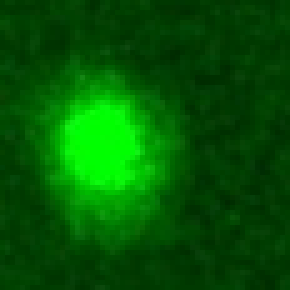
#> input picture lum_crop/010_lum_031.png, 58 x 58 px (shown 5 times larger); its folder holds only this picture in this run
$ python -i enhancer.py   (imports and definitions only)
#> lines starting #> are read from the running program, lines starting #| are printed output that depends on the picture


import os
import numpy as np
import cv2
from matplotlib import pyplot as plt

# [1 line not run here, left out]

def enhance_contrast(image_matrix, bins=256):
    image_flattened = image_matrix.flatten()
    image_hist = np.zeros(bins)

    # frequency count of each pixel
    for pix in image_matrix:
        image_hist[pix] += 1

    # cummulative sum
    cum_sum = np.cumsum(image_hist)
    norm = (cum_sum - cum_sum.min()) * 255
    # normalization of the pixel values
    n_ = cum_sum.max() - cum_sum.min()
    uniform_norm = norm / n_
    uniform_norm = uniform_norm.astype('int')

    # flat histogram
    image_eq = uniform_norm[image_flattened]
    # reshaping the flattened matrix to its original shape
    image_eq = np.reshape(a=image_eq, newshape=image_matrix.shape)

    return image_eq

def read_this(image_file, gray_scale=False):
#> called with image_file = 'lum_crop/010_lum_031.png', gray_scale = False
    image_src = cv2.imread(image_file)
#> image_src is the input picture: shape (58, 58, 3); mean B, G, R 1.8, 86.7, 1.5
    if gray_scale:
        image_src = cv2.cvtColor(image_src, cv2.COLOR_BGR2GRAY)
    else:
        image_src = cv2.cvtColor(image_src, cv2.COLOR_BGR2RGB)
    return image_src

def equalize_this(image_file, with_plot=False, gray_scale=False, bins=256):
    image_src = read_this(image_file=image_file, gray_scale=gray_scale)
    if not gray_scale:
        r_image = image_src[:, :, 0]
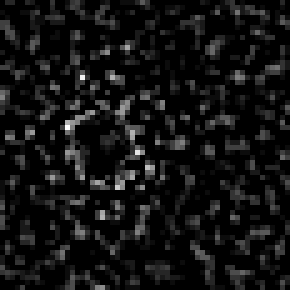
#> r_image: shape (58, 58) (shown 5 times larger); min 0, max 20, mean 1.49; drawn with min black and max white
        g_image = image_src[:, :, 1]
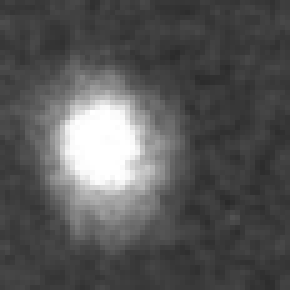
#> g_image: shape (58, 58) (shown 5 times larger); min 42, max 255, mean 86.7
        b_image = image_src[:, :, 2]
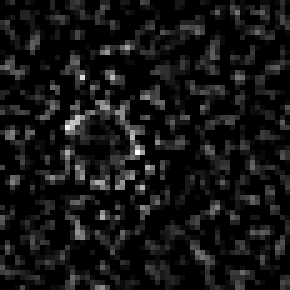
#> b_image: shape (58, 58) (shown 5 times larger); min 0, max 22, mean 1.8; drawn with min black and max white

        r_image_eq = enhance_contrast(image_matrix=g_image)
#> in enhance_contrast, `image_flattened = image_matrix.flatten()`: image_flattened = 3364 values, max 255 at index 1294, min 42 at index 2365, mean 86.66
#> the loop in enhance_contrast, `for pix in image_matrix:` made 58 passes
#> after the loop in enhance_contrast, `for pix in image_matrix:`: image_hist = 256 values, max 53 at index 62, min 0 at index 0, mean 7.54
#> in enhance_contrast, `cum_sum = np.cumsum(image_hist)`: cum_sum = 256 values from 0 to 1929
#> in enhance_contrast, `norm = (cum_sum - cum_sum.min()) * 255`: norm = 256 values from 0 to 491895
#> in enhance_contrast, `n_ = cum_sum.max() - cum_sum.min()`: n_ = 1929
#> in enhance_contrast, `uniform_norm = norm / n_`: uniform_norm = 256 values from 0 to 255
#> in enhance_contrast, `image_eq = uniform_norm[image_flattened]`: image_eq = 3364 values, max 255 at index 1294, min 0 at index 615, mean 113.6
#> in enhance_contrast, `image_eq = np.reshape(a=image_eq, newshape=image_matrix.shape)`:
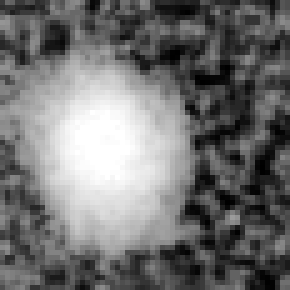
#> image_eq: shape (58, 58) int64 (shown 5 times larger); min 0, max 255, mean 113.6
        g_image_eq = enhance_contrast(image_matrix=g_image)
#> the loop in enhance_contrast (call 2), `for pix in image_matrix:` made 58 passes
        b_image_eq = enhance_contrast(image_matrix=g_image)

#> (the run stopped early here; a loop or call above may not have finished)

$ run again, on lum_crop/010_lum_038.png
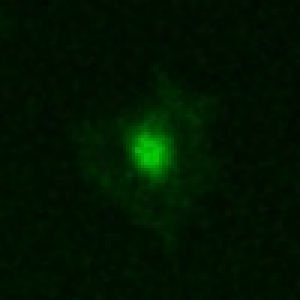
#> input picture lum_crop/010_lum_038.png, 100 x 100 px (shown 3 times larger)
#> in read_this, image_src is the input picture: shape (100, 100, 3); mean B, G, R 0.7, 21.2, 0.9
#> in equalize_this, `b_image = image_src[:, :, 2]`:
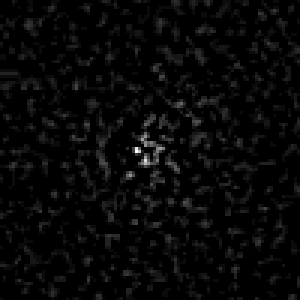
#> b_image: shape (100, 100) (shown 3 times larger); min 0, max 23, mean 0.7; drawn with min black and max white
#> image_flattened = 10000 values, max 203 at index 5151, min 10 at index 185, mean 21.25
#> the loop in enhance_contrast, `for pix in image_matrix:` made 100 passes
#> after the loop in enhance_contrast, `for pix in image_matrix:`: image_hist = 256 values, max 100 at index 15, min 0 at index 0, mean 8.02
#> cum_sum = 256 values from 0 to 2052
#> norm = 256 values from 0 to 523260
#> n_ = 2052
#> uniform_norm = 256 values from 0 to 255
#> in enhance_contrast, `image_eq = uniform_norm[image_flattened]`: image_eq = 10000 values, max 255 at index 5151, min 0 at index 185, mean 86.25
#> in enhance_contrast, `image_eq = np.reshape(a=image_eq, newshape=image_matrix.shape)`:
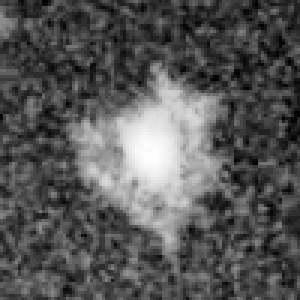
#> image_eq: shape (100, 100) int64 (shown 3 times larger); min 0, max 255, mean 86.3
#> the loop in enhance_contrast (call 2), `for pix in image_matrix:` made 100 passes

$ run again, on lum_crop/011_lum_070.png
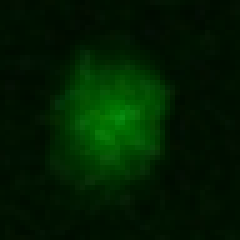
#> input picture lum_crop/011_lum_070.png, 48 x 48 px (shown 5 times larger)
#> in read_this, image_src is the input picture: shape (48, 48, 3); mean B, G, R 0.9, 29, 1
#> in equalize_this, `b_image = image_src[:, :, 2]`:
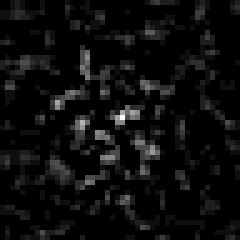
#> b_image: shape (48, 48) (shown 5 times larger); min 0, max 17, mean 0.855; drawn with min black and max white
#> image_flattened = 2304 values, max 139 at index 1128, min 11 at index 126, mean 28.97
#> the loop in enhance_contrast, `for pix in image_matrix:` made 48 passes
#> after the loop in enhance_contrast, `for pix in image_matrix:`: image_hist = 256 values, max 48 at index 15, min 0 at index 0, mean 3.77
#> cum_sum = 256 values from 0 to 966
#> norm = 256 values from 0 to 246330
#> n_ = 966
#> uniform_norm = 256 values from 0 to 255
#> in enhance_contrast, `image_eq = uniform_norm[image_flattened]`: image_eq = 2304 values, max 255 at index 1128, min 0 at index 126, mean 92.38
#> in enhance_contrast, `image_eq = np.reshape(a=image_eq, newshape=image_matrix.shape)`:
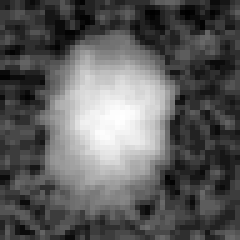
#> image_eq: shape (48, 48) int64 (shown 5 times larger); min 0, max 255, mean 92.4
#> the loop in enhance_contrast (call 2), `for pix in image_matrix:` made 48 passes
